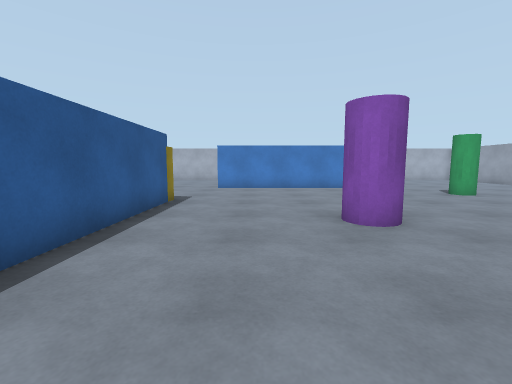
[1] (above)

16 first-person views from a walk through a robot-simulator world made for Gazebo. The camera is 1.2 m above the floor, tilts 6° down and sees 90° across. The floor is counted in squares, 1 m on a side. Each view is taken from the middle of a square. On the plan, view 1 faces up. The plan holds only what a view shows up to about 12 squares ahead; the rest is blank. The place goes on beyond the plan.

[2]
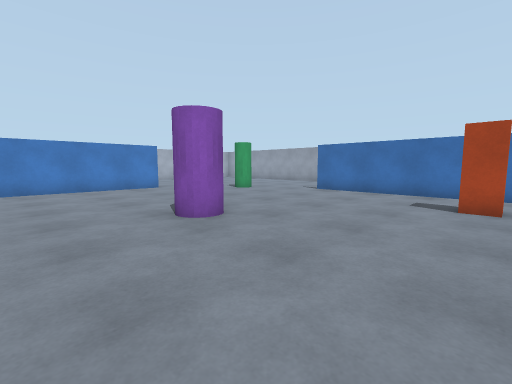

[3]
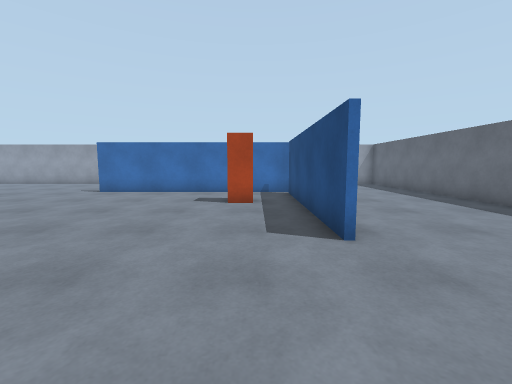

[4]
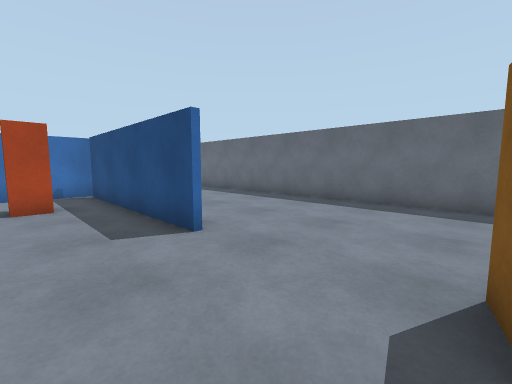

[5]
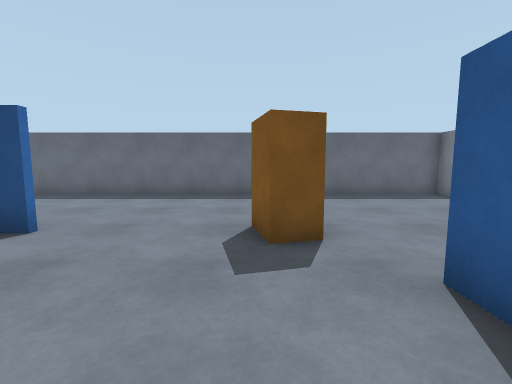

[6]
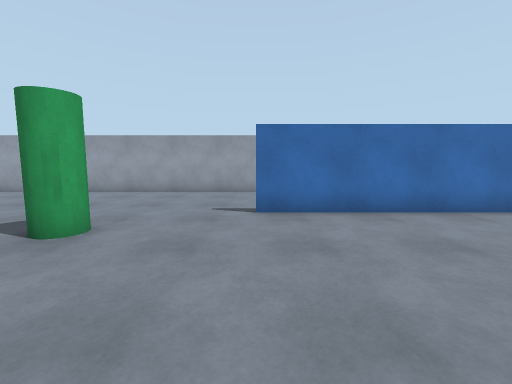

[7]
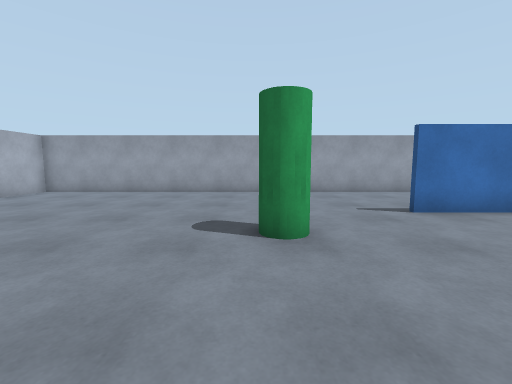

[8]
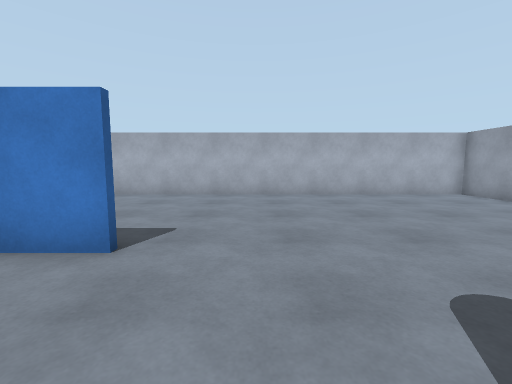

[9]
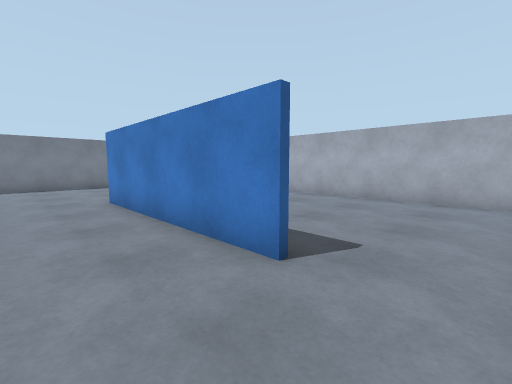

[10]
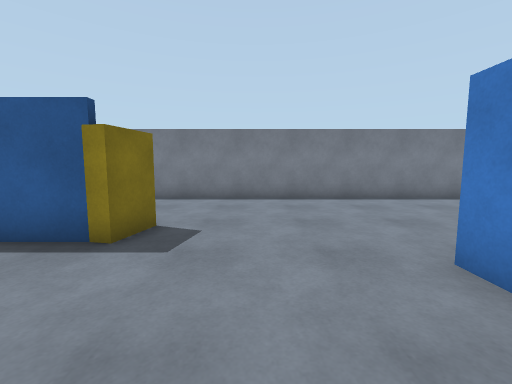

[11]
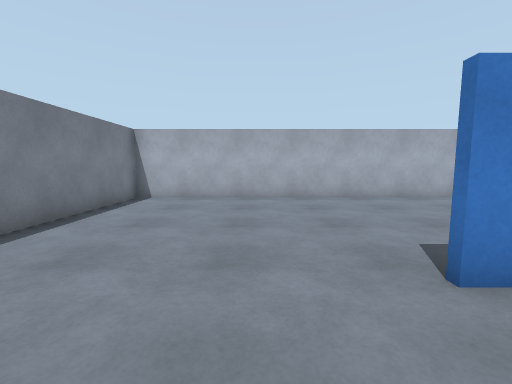

[12]
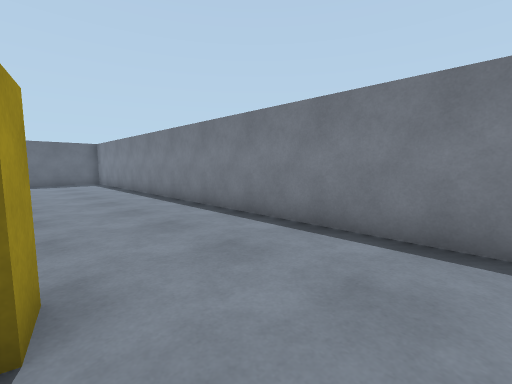

[13]
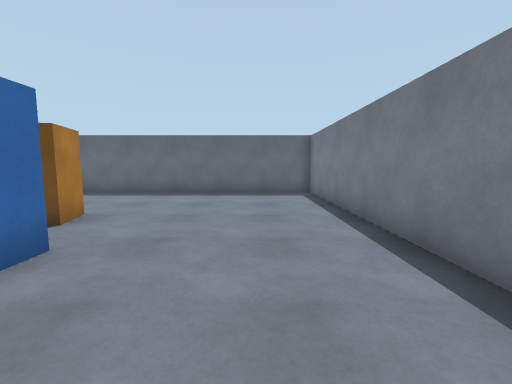

[14]
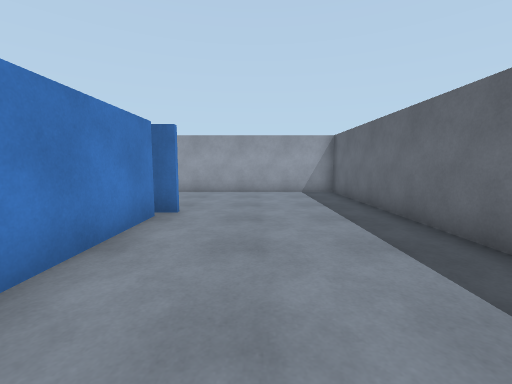

[15]
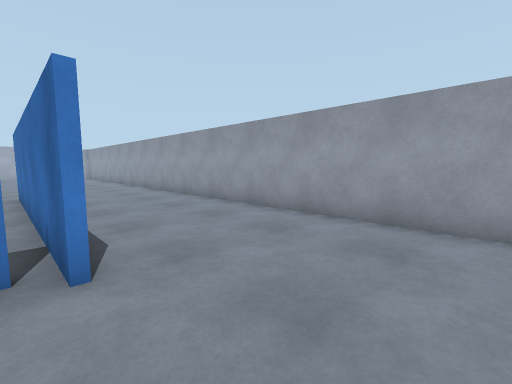

[16]
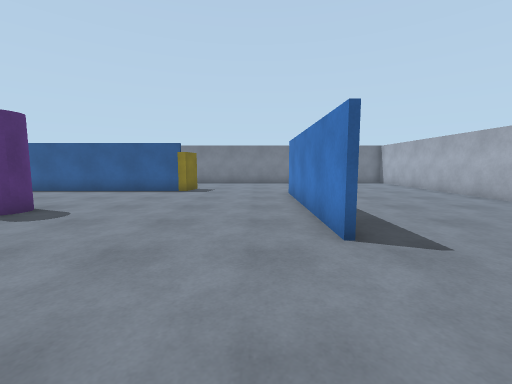

### Floor plan
Points are (right, up) in squares from view 1. A wall is a line through its corners. A room is listed if a view was taken in it or the views show most of it. See-through windows are left out.
Room 1 (views 1, 2, 3, 4, 5, 6, 7, 8, 9, 10, 11, 12, 13, 14, 15, 16)
walls: (-2.9, 8.5) (-2.9, 0.5); (5.1, 13.4) (-2, 13.4); (2.9, -1.4) (10, -1.4); (-3.1, 0.5) (-3.1, 1.2); (10.1, -1.6) (6.2, -1.6); (10.4, -2.1) (10.4, 7); (-8.4, 20.4) (-8.4, -7.4) (15.4, -7.4) (15.4, 20.4) (-8.4, 20.4)
objects: crate (-4, 8) to (-3, 9); pallet (-2, -2) to (-1, -1); purple cylinder (2, 5) to (3, 6); orange box (7, 0) to (8, 1); green cylinder (8, 10) to (9, 11)

Where each view was taken, in squares from view 1:
view 1: 0 up, 0 right, facing up
view 2: 0 up, 1 left, facing up-right
view 3: 0 up, 1 left, facing right
view 4: 1 up, 1 left, facing down-right
view 5: 3 up, 1 left, facing down
view 6: 7 up, 4 right, facing right
view 7: 11 up, 4 right, facing right
view 8: 10 up, 7 right, facing up
view 9: 11 up, 7 right, facing up-left
view 10: 11 up, 1 right, facing left
view 11: 11 up, 4 left, facing up
view 12: 11 up, 4 left, facing down-left
view 13: 4 up, 6 left, facing down
view 14: 4 down, 4 right, facing right
view 15: 5 down, 10 right, facing up-right
view 16: 12 up, 9 right, facing left
